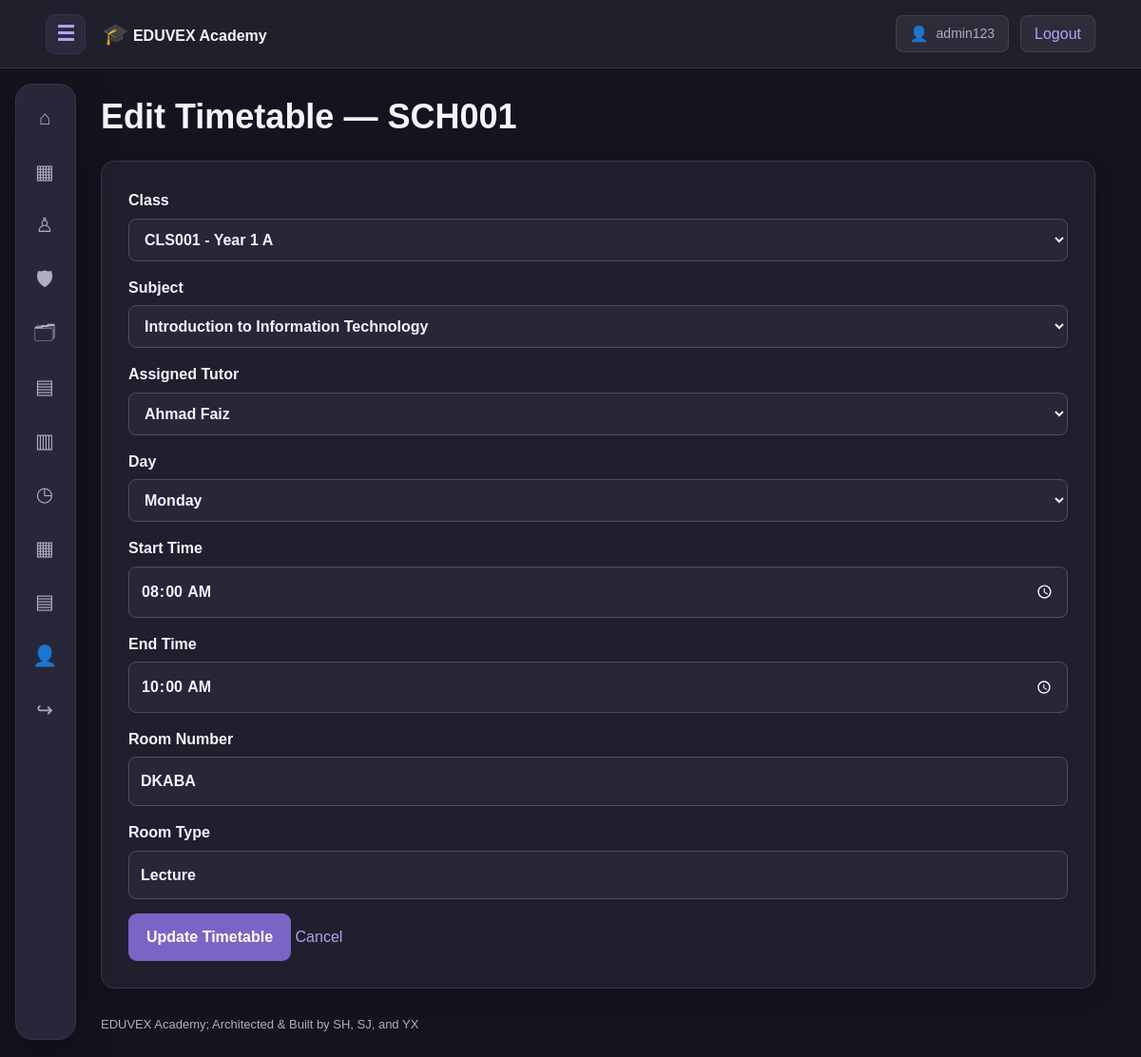
/class_management/edit_timetable.php?id=SCH001 (signed in), run on the app's committed database.
### tables this page shows
CREATE TABLE IF NOT EXISTS timetable_schedules (
    schedule_id VARCHAR(12) PRIMARY KEY,
    class_id VARCHAR(12) NOT NULL,
    subject_id VARCHAR(12) NOT NULL,
    assigned_staff_id VARCHAR(12),

    day_of_week ENUM(
        'Monday',
        'Tuesday',
        'Wednesday',
        'Thursday',
        'Friday',
        'Saturday',
        'Sunday'
    ) NOT NULL,

    start_time TIME NOT NULL,
    end_time TIME NOT NULL,
    room_number VARCHAR(50),
    room_type VARCHAR(60)
);

CREATE TABLE IF NOT EXISTS classes (
    class_id VARCHAR(12) PRIMARY KEY,
    grade_level VARCHAR(60),
    section VARCHAR(30),
    academic_year SMALLINT,
    class_teacher_id VARCHAR(12)
);

CREATE TABLE IF NOT EXISTS subjects (
    subject_id VARCHAR(12) PRIMARY KEY,
    subject_name VARCHAR(180) NOT NULL,
    subject_code VARCHAR(30) UNIQUE,
    department VARCHAR(120)
);

CREATE TABLE IF NOT EXISTS staff (
    staff_id VARCHAR(12) PRIMARY KEY,
    staff_name VARCHAR(120) NOT NULL,
    staff_email VARCHAR(180) UNIQUE,
    staff_phone_number VARCHAR(30),
    staff_role VARCHAR(60)
);

### includes/functions.php (called while the page is built, shortened)
<?php
function h(mixed $value): string {
    return htmlspecialchars(
        (string)($value ?? ''),
        ENT_QUOTES | ENT_SUBSTITUTE,
        'UTF-8'
    );
}
function url(string $path = ''): string {
    return BASE_URL . '/' . ltrim($path, '/');
}

### class_management/edit_timetable.php (the view, shortened to what this page needs)
<?php
require_once __DIR__ . '/../config/database.php';
$id = trim($_GET['id'] ?? $_POST['schedule_id'] ?? '');
$stmt = $pdo->prepare("
    SELECT * FROM timetable_schedules WHERE schedule_id = ?
");
$stmt->execute([$id]);
$schedule = $stmt->fetch();
$classes = $pdo->query("
    SELECT class_id, grade_level, section FROM classes ORDER BY class_id
")->fetchAll();
$subjects = $pdo->query("
    SELECT subject_id, subject_name FROM subjects ORDER BY subject_name
")->fetchAll();
$staff = $pdo->query("
    SELECT staff_id, staff_name FROM staff ORDER BY staff_name
")->fetchAll();
$days = [
    'Monday','Tuesday','Wednesday','Thursday',
    'Friday','Saturday','Sunday'
];
require __DIR__ . '/../includes/header.php';
?>
<h1>Edit Timetable — <?= h($id) ?></h1>
<section class="panel">
<form method="post">
    <label>Class
        <select name="class_id" required>
            <?php foreach ($classes as $c): ?>
                <option value="<?= h($c['class_id']) ?>"
                    <?= $schedule['class_id'] === $c['class_id'] ? 'selected' : '' ?>>
                    <?= h($c['class_id'] . ' - ' . $c['grade_level'] . ' ' . $c['section']) ?>
                </option>
            <?php endforeach; ?>
        </select>
    </label>
    <label>Subject
        <select name="subject_id" required>
            <?php foreach ($subjects as $s): ?>
                <option value="<?= h($s['subject_id']) ?>"
                    <?= $schedule['subject_id'] === $s['subject_id'] ? 'selected' : '' ?>>
                    <?= h($s['subject_name']) ?>
                </option>
            <?php endforeach; ?>
        </select>
    </label>
    <label>Assigned Tutor
        <select name="assigned_staff_id">
            <?php foreach ($staff as $s): ?>
                <option value="<?= h($s['staff_id']) ?>"
                    <?= $schedule['assigned_staff_id'] === $s['staff_id'] ? 'selected' : '' ?>>
                    <?= h($s['staff_name']) ?>
                </option>
            <?php endforeach; ?>
        </select>
    </label>
    <label>Day
        <select name="day_of_week" required>
            <?php foreach ($days as $day): ?>
                <option value="<?= h($day) ?>"
                    <?= $schedule['day_of_week'] === $day ? 'selected' : '' ?>>
                    <?= h($day) ?>
                </option>
            <?php endforeach; ?>
        </select>
    </label>
    <label>Start Time
        <input type="time" name="start_time"
               value="<?= h(substr($schedule['start_time'], 0, 5)) ?>"
               required>
    </label>
    <label>End Time
        <input type="time" name="end_time"
               value="<?= h(substr($schedule['end_time'], 0, 5)) ?>"
               required>
    </label>
    <label>Room Number
        <input name="room_number" maxlength="50"
               value="<?= h($schedule['room_number']) ?>">
    </label>
    <label>Room Type
        <input name="room_type" maxlength="60"
               value="<?= h($schedule['room_type']) ?>">
    </label>
    <button type="submit">Update Timetable</button>
    <a href="<?= h(url('class_management/timetable.php')) ?>">Cancel</a>
</form>
</section>
<?php require __DIR__ . '/../includes/footer.php'; ?>

### assets/css/style.css (style rules this page uses)
:root { color-scheme: dark; --bg: #15141E; --surface: #211F2D; --surface2: #292638; --line: #39344E; --accent: #B4A0F7; --accent-dark: #7965C5; --text: #F5F3FF; --muted: #B0ACC3; --nav-width: 64px; --header-height: 72px; }
* { box-sizing: border-box; }
html { scroll-behavior: smooth; scroll-padding-top: 90px; }
body { margin: 0; background: var(--bg); color: var(--text); font-family: Arial, Helvetica, sans-serif; font-size: 16px; line-height: 1.6; }
a { color: var(--accent); text-decoration: none; }
button, input, select, textarea { font: inherit; }
button { cursor: pointer; }
h1, h2, h3 { line-height: 1.25; }
h1 { font-size: clamp(28px, 3vw, 40px); }
.panel { background: var(--surface); border: 1px solid var(--line); border-radius: 14px; padding: 28px; box-shadow: 0 8px 24px rgba(0,0,0,0.15); }
label { display: block; margin-bottom: 15px; font-weight: 600; }
input, select, textarea { display: block; width: 100%; padding: 12px; margin-top: 6px; background: #292638; color: var(--text); border: 1px solid #514B64; border-radius: 8px; }
button, .button { display: inline-block; padding: 11px 18px; border: 1px solid transparent; border-radius: 9px; background: var(--accent-dark); color: #FFFFFF; font-weight: 600; text-decoration: none; }

### data on the page
timetable_schedules: class_id "CLS001 - Year 1 A", subject_id "Introduction to Information Technology", assigned_staff_id "Ahmad Faiz", start_time "08:00", end_time "10:00", room_number "DKABA", room_type "Lecture"

### other printed values
$account['username'] "admin123"
$symbol "⌂"
$symbol "▦"
$symbol "♙"
$symbol "🛡"
$symbol "🗂"
$symbol "▤"
$symbol "▥"
$symbol "◷"
$symbol "👤"
$symbol "↪"
$id "SCH001"
form field day_of_week "Monday"
